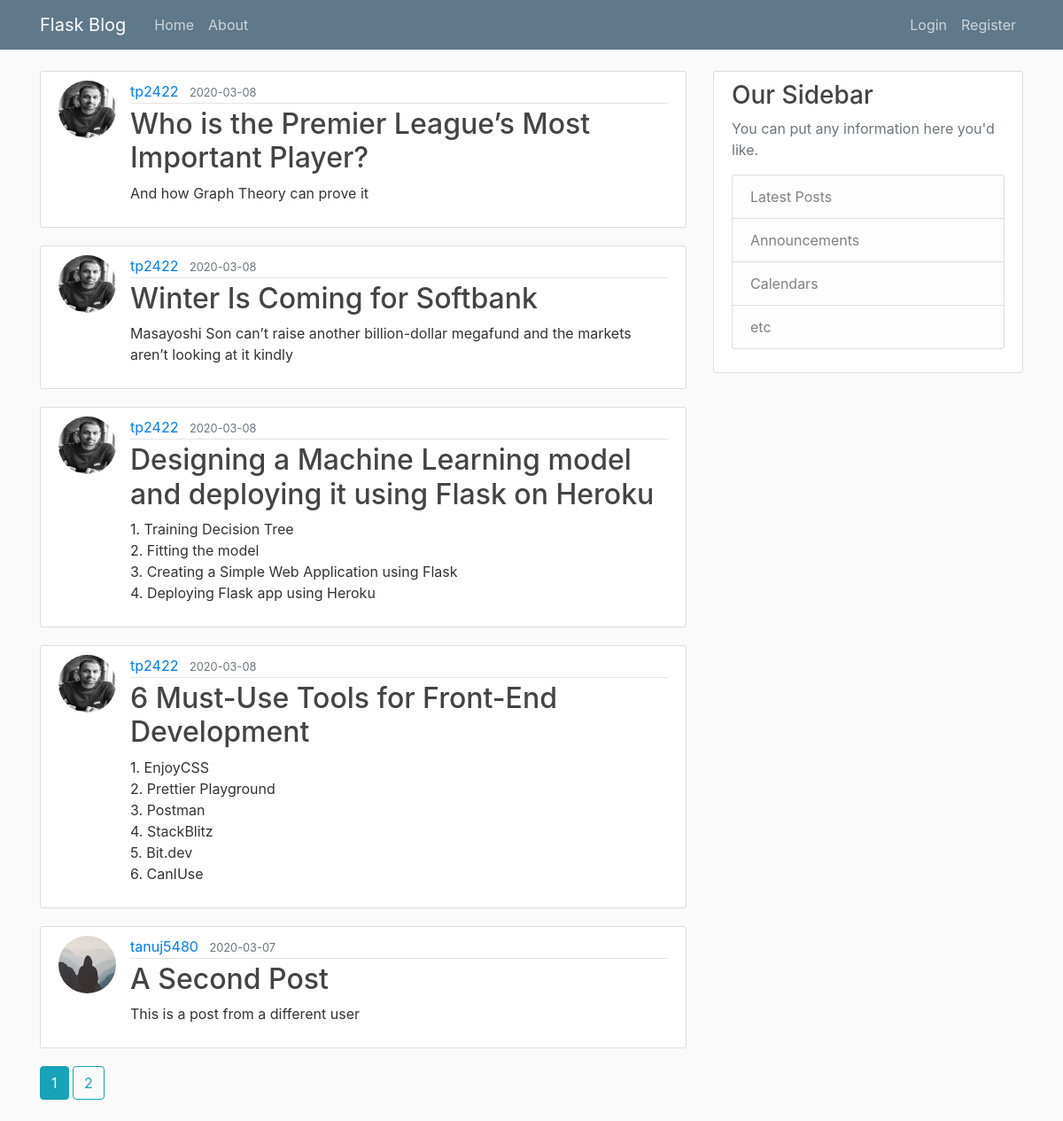
Page /home on the earlier database version.
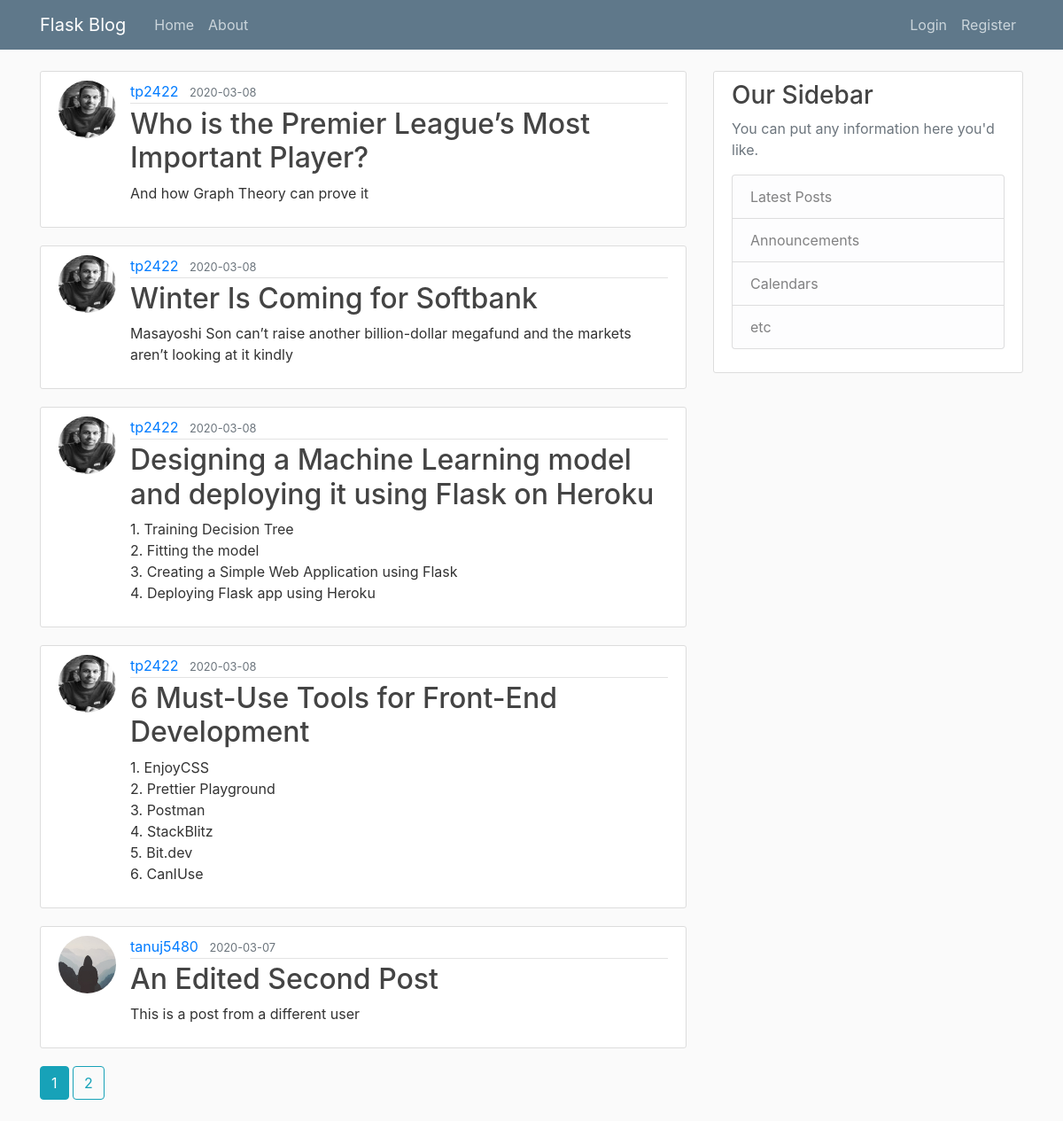
Same page on the later database version.
### flaskblog/models.py (models this page shows, shortened)
class Post(db.Model):
	id = db.Column(db.Integer, primary_key=True)
	title = db.Column(db.String(100), nullable=False)
	date_posted = db.Column(db.DateTime, nullable=False, default=datetime.utcnow)
	content = db.Column(db.Text, nullable=False)
	user_id = db.Column(db.Integer, db.ForeignKey('user.id'), nullable=False)

class User(db.Model, UserMixin):
	id = db.Column(db.Integer, primary_key=True)
	username = db.Column(db.String(20), unique= True, nullable = False)
	email = db.Column(db.String(120), unique=True, nullable=False)
	image_file = db.Column(db.String(20), nullable=False, default='default.jpg')
	password = db.Column(db.String(60), nullable=False)
	posts = db.relationship('Post', backref='author', lazy=True)

### flaskblog/main/routes.py (the view)
@main.route('/')
@main.route('/home')
def home():
	page=request.args.get('page',1, type=int)
	posts = Post.query.order_by(Post.date_posted.desc()).paginate(page=page, per_page=5)
	return render_template('home.html', posts=posts)

### flaskblog/templates/home.html (shortened to what this page needs)
{% extends "layout.html" %}
{% block content %}
	{% for post in posts.items%}
		<article class="media content-section">
		<img class="rounded-circle article-img" src="{{ url_for('static', filename='profile_pics/' + post.author.image_file) }}">
		  <div class="media-body">
		    <div class="article-metadata">
		      <a class="mr-2" href="{{ url_for('users.user_posts', username=post.author.username) }}">{{ post.author.username }}</a>
		      <small class="text-muted">{{ post.date_posted.strftime('%Y-%m-%d') }}</small>
		    </div>
		    <h2><a class="article-title" href="{{ url_for('posts.post', post_id=post.id) }}">{{ post.title }}</a></h2>
		    <p class="article-content">{{ post.content }}</p>
		  </div>
		</article>
	{% endfor %}
	{% for page_num in posts.iter_pages(left_edge=1, right_edge=1, left_current=1, right_current=2) %}
		{% if page_num %}
			{% if posts.page == page_num %}
				<a class="btn btn-info mb-4" href="{{ url_for('main.home', page=page_num) }}">{{ page_num }}</a>
			{% else %}
				<a class="btn btn-outline-info mb-4" href="{{ url_for('main.home', page=page_num) }}">{{ page_num }}</a>
			{% endif %}
		{% endif %}
	{% endfor %}
{% endblock content %}

### flaskblog/templates/layout.html (shortened to what this page needs)
<!DOCTYPE html>
<html>
<head>
    <link rel="stylesheet" href="https://stackpath.bootstrapcdn.com/bootstrap/4.4.1/css/bootstrap.min.css">
    <link rel="stylesheet" type="text/css" href="{{ url_for('static', filename='main.css')}}">
</head>
<body>
	<header class="site-header">
	  <nav class="navbar navbar-expand-md navbar-dark bg-steel fixed-top">
	    <div class="container">
	      <a class="navbar-brand mr-4" href="/">Flask Blog</a>
	      <div class="collapse navbar-collapse" id="navbarToggle">
	        <div class="navbar-nav mr-auto">
	          <a class="nav-item nav-link" href="{{ url_for('main.home') }}">Home</a>
	          <a class="nav-item nav-link" href="{{ url_for('main.about') }}">About</a>
	        </div>
	        <div class="navbar-nav">
	        	{% if current_user.is_authenticated %}
  	        	 <a class="nav-item nav-link" href="{{ url_for('posts.new_post') }}">New Post</a>
	        	 <a class="nav-item nav-link" href="{{ url_for('users.account') }}">Account</a>
		          <a class="nav-item nav-link" href="{{ url_for('users.logout') }}">Logout</a>
	        	{% else %}
		          <a class="nav-item nav-link" href="{{ url_for('users.login') }}">Login</a>
		          <a class="nav-item nav-link" href="{{ url_for('users.register') }}">Register</a>
		        {% endif %}
	        </div>
	      </div>
	    </div>
	  </nav>
	</header>
	<main role="main" class="container">
      <div class="row">
        <div class="col-md-8">
          {% block content %}{% endblock %}
        </div>
        <div class="col-md-4">
          <div class="content-section">
            <h3>Our Sidebar</h3>
            <p class='text-muted'>You can put any information here you'd like.
              <ul class="list-group">
                <li class="list-group-item list-group-item-light">Latest Posts</li>
                <li class="list-group-item list-group-item-light">Announcements</li>
                <li class="list-group-item list-group-item-light">Calendars</li>
                <li class="list-group-item list-group-item-light">etc</li>
              </ul>
            </p>
          </div>
        </div>
      </div>
    </main>
  </body>
</body>
</html>

### flaskblog/static/main.css (style rules this page uses)
body { background: #fafafa; color: #333333; margin-top: 5rem; }
h1, h2, h3, h4, h5, h6 { color: #444444; }
.bg-steel { background-color: #5f788a; }
.site-header .navbar-nav .nav-link { color: #cbd5db; }
.content-section { background: #ffffff; padding: 10px 20px; border: 1px solid #dddddd; border-radius: 3px; margin-bottom: 20px; }
.article-title { color: #444444; }
.article-content { white-space: pre-line; }
.article-img { height: 65px; width: 65px; margin-right: 16px; }
.article-metadata { padding-bottom: 1px; margin-bottom: 4px; border-bottom: 1px solid #e3e3e3 }

Differences in the rows shown:
changed Post "This is a post from a different user": title "A Second Post" → "An Edited Second Post"
